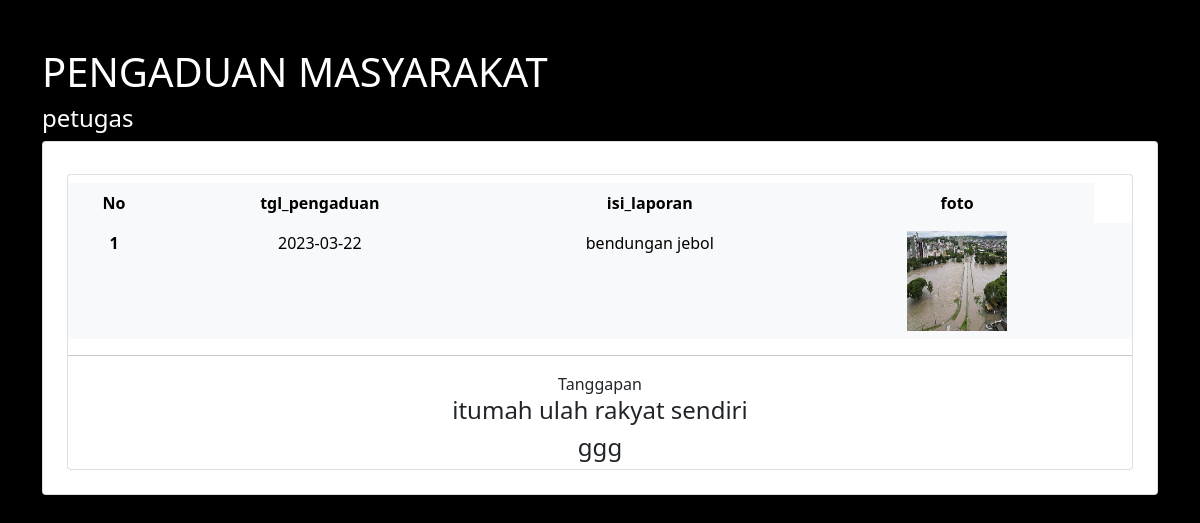
Screenshot of /ujikom2023/petugas/detail.php?id_pengaduan=79 with the database file from the repository.
### tables this page shows
CREATE TABLE `pengaduan` (
  `id_pengaduan` int(11) NOT NULL,
  `tgl_pengaduan` date NOT NULL,
  `nik` int(16) NOT NULL,
  `isi_laporan` text NOT NULL,
  `foto` varchar(255) NOT NULL,
  `status` varchar(30) NOT NULL
);

CREATE TABLE `tanggapan` (
  `id_tanggapan` int(11) NOT NULL,
  `id_pengaduan` int(11) NOT NULL,
  `tgl_tanggapan` date NOT NULL,
  `tanggapan` text NOT NULL,
  `id_petugas` int(11) NOT NULL
);

### ujikom2023/petugas/detail.php (the view, shortened to what this page needs)
<?php
$id_pengaduan=$_GET['id_pengaduan'];
$db =new PDO("mysql:host=localhost;dbname=pengaduanmasyarakat",'root','');
$query = $db->query("SELECT * FROM `pengaduan` WHERE `id_pengaduan`='$id_pengaduan'");
$data = $query->fetchAll();
?>
<!DOCTYPE html>
<html lang="en">
<head>
    <link href="https://cdn.jsdelivr.net/npm/bootstrap@5.0.2/dist/css/bootstrap.min.css" rel="stylesheet"
>
</head>
<body style="background:black">
    <div class="container mt-5">
    <h1 class="text-white">PENGADUAN MASYARAKAT</h1>
    <h4 class="text-white">petugas</h4>
    <div class="card text-center">
<div class="container mt-3">
    <div class="container mt-3">
        <div class="card my-4 mt-3">
    <div class="d-grip gap-2 col-12 mt-2">
    <table class="table table-light table-hover table-borderless">
  <thead>
    <tr style="text-align:center;">
      <th scope="col">No</th>
      <th scope="col">tgl_pengaduan</th>
      <th scope="col">isi_laporan</th>
      <th scope="col">foto</th>
    </tr>
  </thead>
  <?php $no=1;?>
 <?php foreach ($data as $row){?>
  <tbody>
    <tr class="text-center">
      <th scope="row"><?= $no;?></th>
      <td><?=$row['tgl_pengaduan'];?></td>
      <td><?=$row['isi_laporan'];?></td>
      <td><img src="./../img/<?= $row['foto'];?>" width="100" height="100"/></td>
       <td>
    </td>
    </tr>
    </tbody>
    <?php $no++ ?>
    <?php } ?>
    </table>
    <hr>
    <hr2>Tanggapan</hr>
    <div class="">
        <?php
        $query = $db->query("select * from tanggapan where id_pengaduan='$id_pengaduan'");
        $data = $query->fetchAll();
        foreach($data as $data):
        ?>
        <h4><div class="text-tanggapan"><?=$data['tanggapan']?></div></h4>
    </div>
    <?php endforeach ?>
    </div>
</body>
</html>

### rows the page displays
pengaduan: tgl_pengaduan "2023-03-22", isi_laporan "bendungan jebol", foto (picture)
tanggapan: tanggapan "itumah ulah rakyat sendiri"
tanggapan: tanggapan "ggg"
